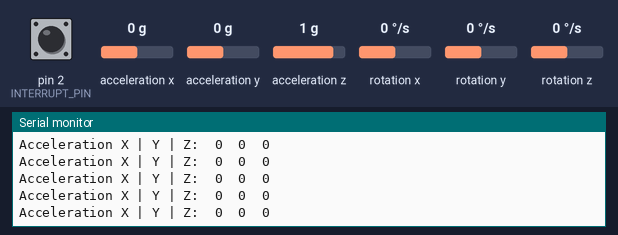
This sketch was run on a simulated Arduino Uno, built with avr-gcc and run on an emulated ATmega328P. On the bench: the last lines printed to the serial monitor. Inputs (shaded band) come from the test bench; at power-on: acceleration x 0 g, acceleration y 0 g, acceleration z 1 g, pin 2 (INTERRUPT_PIN) LOW, rotation x 0 °/s, rotation y 0 °/s, rotation z 0 °/s. The sensor or clock chip raises its interrupt line as the real part does.

Above: at 1.7 s.
1.8 s: acceleration x set to 0.8 g
At 2.7 s:
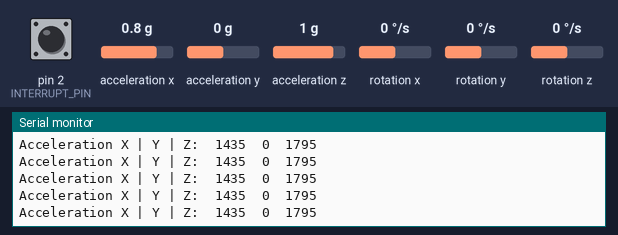
4.8 s: acceleration y set to -1.4 g
At 4.94 s:
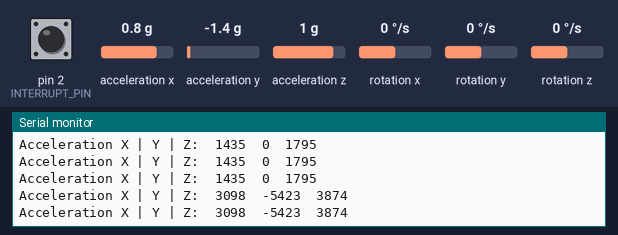
7.8 s: acceleration z set to -1.4 g
At 7.8 s:
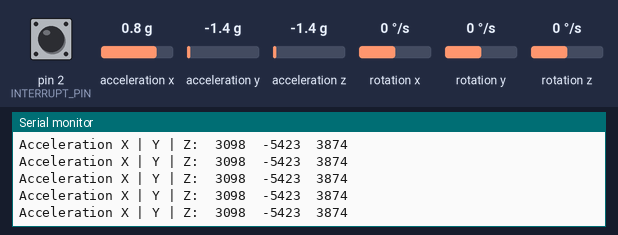
10.8 s: acceleration x set to -1.4 g
At 10.81 s:
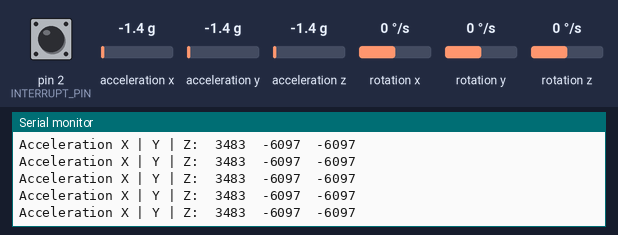
13.8 s: acceleration y set to 0 g
At 13.8 s:
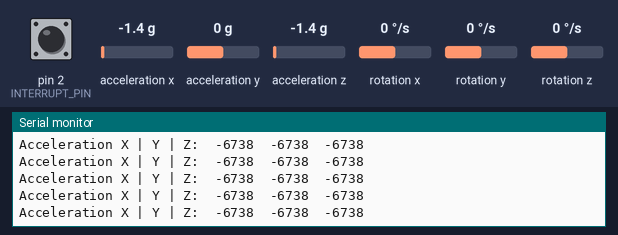
16.8 s: acceleration z set to 0 g
At 16.81 s:
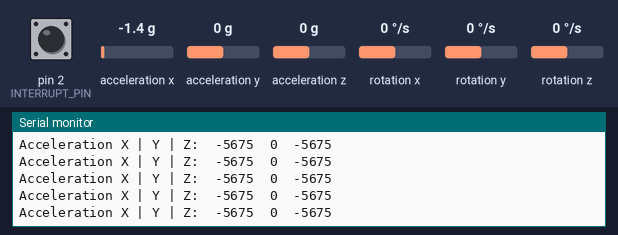
Timing chart, 0 to 19.8 s (numbered marks = the images above; inputs shaded):
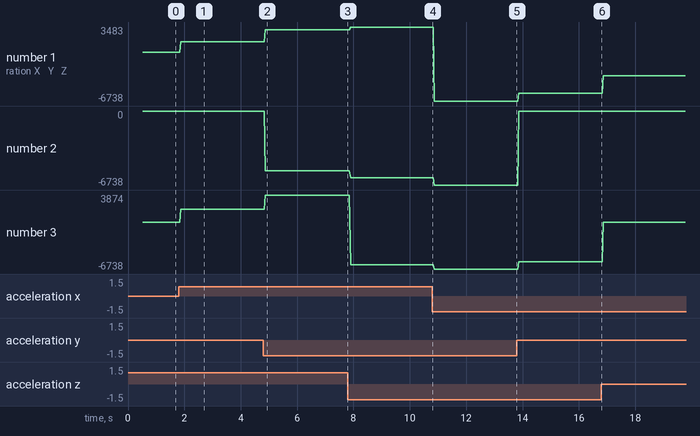

Measured:
- after the input at 1.8 s, the serial monitor: prints a new line after 0.07 s (image 1)
- after the input at 4.8 s, the serial monitor: prints a new line after 0.07 s (image 2)
- plotted number 1: 0 → 1435 after the input at 1.8 s, 1435 → 3098 after the input at 4.8 s, 3098 → 3483 after the input at 7.8 s, 3483 → -6738 after the input at 10.8 s, -6738 → -5675 after the input at 13.8 s
- plotted number 2: 0 → -5423 after the input at 4.8 s, -5423 → -6097 after the input at 7.8 s, -6097 → -6738 after the input at 10.8 s, -6738 → 0 after the input at 13.8 s
- plotted number 3: 0 → 1795 after the input at 1.8 s, 1795 → 3874 after the input at 4.8 s, 3874 → -6097 after the input at 7.8 s, -6097 → -6738 after the input at 10.8 s, -6738 → -5675 after the input at 13.8 s

The sketch:

Motion.ino
```cpp
#include "I2Cdev.h"
#include "MPU6050_6Axis_MotionApps20.h"

#if I2CDEV_IMPLEMENTATION == I2CDEV_ARDUINO_WIRE
    #include "Wire.h"
#endif

MPU6050 mpu;

//#define OUTPUT_READABLE_GYRO // yaw/pitch/roll angles calculated from the quaternions coming from the FIFO.
#define OUTPUT_READABLE_ACCEL // Acceleration, adjusted to remove gravity
#define INTERRUPT_PIN 2 // Interrupt pin

// MPU control/status vars
bool dmpReady = false;  // set true if DMP init was successful
uint8_t mpuIntStatus;   // holds actual interrupt status byte from MPU
uint8_t devStatus;      // return status after each device operation (0 = success, !0 = error)
uint16_t packetSize;    // expected DMP packet size (default is 42 bytes)
uint16_t fifoCount;     // count of all bytes currently in FIFO
uint8_t fifoBuffer[64]; // FIFO storage buffer

// orientation/motion vars
Quaternion q;           // [w, x, y, z]         quaternion container
VectorInt16 aa;         // [x, y, z]            accel sensor measurements
VectorInt16 aaReal;     // [x, y, z]            gravity-free accel sensor measurements
VectorInt16 aaWorld;    // [x, y, z]            world-frame accel sensor measurements
VectorFloat gravity;    // [x, y, z]            gravity vector
float euler[3];         // [psi, theta, phi]    Euler angle container
float ypr[3];           // [yaw, pitch, roll]   yaw/pitch/roll container and gravity vector

//INTERRUPT DETECTION FUNCTION:
volatile bool mpuInterrupt = false;     // indicates whether MPU interrupt pin has gone high
void dmpDataReady() {
    mpuInterrupt = true;
}

void setup() {
    #if I2CDEV_IMPLEMENTATION == I2CDEV_ARDUINO_WIRE
        Wire.begin();
        Wire.setClock(400000); // 400kHz I2C clock.
    #elif I2CDEV_IMPLEMENTATION == I2CDEV_BUILTIN_FASTWIRE
        Fastwire::setup(400, true);
    #endif

    Serial.begin(9600); // Opens the serial port with 115200 baud.

    mpu.initialize();
    pinMode(INTERRUPT_PIN, INPUT);
    devStatus = mpu.dmpInitialize(); // Initialize the device.

    // CALIBRATION ROUTINE, USE THE CALIBRATION SKETCH AND WRITE THE VALUES DOWN.
    mpu.setXGyroOffset(220);
    mpu.setYGyroOffset(76);
    mpu.setZGyroOffset(-85);
    mpu.setZAccelOffset(1788);
    // TODO: ACCELERATION CALIBRATION

    if (devStatus == 0)
    {
        mpu.setDMPEnabled(true); // The DMP is ready, enable it.
        // Enable interrupt detection:
        attachInterrupt(digitalPinToInterrupt(INTERRUPT_PIN), dmpDataReady, RISING);
        mpuIntStatus = mpu.getIntStatus();
        dmpReady = true; // DMP is ready to use, notify it with a flag!
        // Get expected DMP packet size for later comparison:
        packetSize = mpu.dmpGetFIFOPacketSize();
    }
    else // Error! 1 = Initial memory load failed. 2 = DMP configuration updates failed.
    {
        // ERROR REPORTING (SERIAL MONITOR):
        Serial.print(F("DMP Initialization failed (code "));
        Serial.print(devStatus);
        Serial.println(F(")"));
    }

}

void loop() {
    // if the initialization failed, don't do anything:
    if (!dmpReady) return;

    // Wait for MPU interrupt or extra packet(s) available
    while (!mpuInterrupt && fifoCount < packetSize) {
        // TODO: other program behavior
    }

    // reset interrupt flag and get INT_STATUS byte
    mpuInterrupt = false;
    mpuIntStatus = mpu.getIntStatus();

    // Get current FIFO count
    fifoCount = mpu.getFIFOCount();

    if ((mpuIntStatus & 0x10) || fifoCount == 1024) // Checks for overflows.
    {
        mpu.resetFIFO(); // Resets FIFO so we can continue cleanly.
    }
    else if (mpuIntStatus & 0x02) // Check for DMP data ready interrupt
    {
        // Wait for correct available data length:
        while (fifoCount < packetSize) fifoCount = mpu.getFIFOCount();

        // Read packet from FIFO:
        mpu.getFIFOBytes(fifoBuffer, packetSize);

        // Track FIFO count here in case there is > 1 packet available
        fifoCount -= packetSize;
        #ifdef OUTPUT_READABLE_GYRO
            // Display yaw/pitch/roll in degrees:
            mpu.dmpGetQuaternion(&q, fifoBuffer); // Gets current Quaternion from FIFO.
            mpu.dmpGetGravity(&gravity, &q); // Calculates gravity.
            mpu.dmpGetYawPitchRoll(ypr, &q, &gravity); // Gets yaw/pitch/roll
            Serial.print("Yaw | Pitch | Roll\t");
            // Multiplies by 180/Pi for degrees convertion.
            Serial.print(ypr[0] * 180/M_PI);
            Serial.print("\t");
            Serial.print(ypr[1] * 180/M_PI);
            Serial.print("\t");
            Serial.println(ypr[2] * 180/M_PI);
        #endif

        #ifdef OUTPUT_READABLE_ACCEL
            mpu.dmpGetQuaternion(&q, fifoBuffer); // Gets current Quaternion from FIFO.
            mpu.dmpGetAccel(&aa, fifoBuffer); // Gets current acceleration.
            mpu.dmpGetGravity(&gravity, &q); // Calculates gravity.
            // Calculates linear acceleration:
            mpu.dmpGetLinearAccel(&aaReal, &aa, &gravity);
            Serial.print("Acceleration X | Y | Z:\t");
            Serial.print(aaReal.x);
            Serial.print("\t");
            Serial.print(aaReal.y);
            Serial.print("\t");
            Serial.println(aaReal.z);
        #endif
    }

}
```
